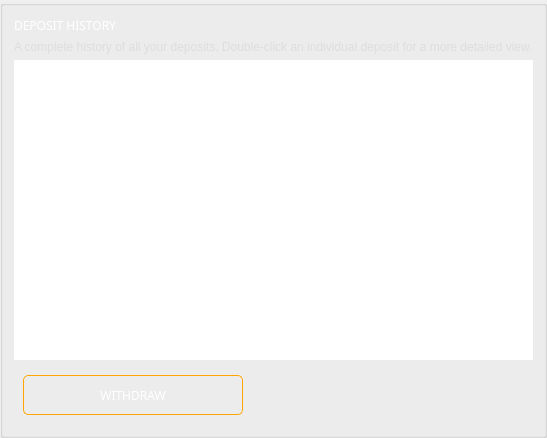
          <widget class="QGroupBox" name="groupBox_5">
           <property name="sizePolicy">
            <sizepolicy hsizetype="Expanding" vsizetype="Preferred">
             <horstretch>0</horstretch>
             <verstretch>0</verstretch>
            </sizepolicy>
           </property>
           <property name="styleSheet">
            <string notr="true"/>
           </property>
           <property name="title">
            <string/>
           </property>
           <layout class="QVBoxLayout" name="verticalLayout_2">
            <item>
             <widget class="QLabel" name="title_depositHistory">
              <property name="sizePolicy">
               <sizepolicy hsizetype="Expanding" vsizetype="Preferred">
                <horstretch>0</horstretch>
                <verstretch>0</verstretch>
               </sizepolicy>
              </property>
              <property name="font">
               <font>
                <family>Poppins</family>
               </font>
              </property>
              <property name="styleSheet">
               <string notr="true">color: #fff;
background: transparent;


border: none;
text-align: left;
</string>
              </property>
              <property name="text">
               <string>DEPOSIT HISTORY</string>
              </property>
             </widget>
            </item>
            <item>
             <widget class="QLabel" name="label_2">
              <property name="styleSheet">
               <string notr="true">color: #ddd;  
border: none;</string>
              </property>
              <property name="text">
               <string>A complete history of all your deposits. Double-click an individual deposit for a more detailed view.</string>
              </property>
             </widget>
            </item>
            <item>
             <widget class="QTreeView" name="m_depositView">
              <property name="minimumSize">
               <size>
                <width>300</width>
                <height>300</height>
               </size>
              </property>
              <property name="maximumSize">
               <size>
                <width>16777215</width>
                <height>16777215</height>
               </size>
              </property>
              <property name="font">
               <font>
                <family>Poppins</family>
               </font>
              </property>
              <property name="styleSheet">
               <string notr="true"/>
              </property>
              <property name="frameShape">
               <enum>QFrame::NoFrame</enum>
              </property>
              <property name="frameShadow">
               <enum>QFrame::Plain</enum>
              </property>
              <property name="midLineWidth">
               <number>0</number>
              </property>
              <property name="verticalScrollBarPolicy">
               <enum>Qt::ScrollBarAsNeeded</enum>
              </property>
              <property name="horizontalScrollBarPolicy">
               <enum>Qt::ScrollBarAsNeeded</enum>
              </property>
              <property name="sizeAdjustPolicy">
               <enum>QAbstractScrollArea::AdjustToContentsOnFirstShow</enum>
              </property>
              <property name="indentation">
               <number>0</number>
              </property>
              <property name="rootIsDecorated">
               <bool>false</bool>
              </property>
              <property name="sortingEnabled">
               <bool>true</bool>
              </property>
              <attribute name="headerShowSortIndicator" stdset="0">
               <bool>false</bool>
              </attribute>
             </widget>
            </item>
            <item>
             <widget class="QGroupBox" name="groupBox_10">
              <property name="sizePolicy">
               <sizepolicy hsizetype="Expanding" vsizetype="Minimum">
                <horstretch>0</horstretch>
                <verstretch>0</verstretch>
               </sizepolicy>
              </property>
              <property name="styleSheet">
               <string notr="true">border: none;</string>
              </property>
              <layout class="QHBoxLayout" name="horizontalLayout_1">
               <item>
                <widget class="QPushButton" name="b1_withdrawButton">
                 <property name="sizePolicy">
                  <sizepolicy hsizetype="Expanding" vsizetype="Fixed">
                   <horstretch>0</horstretch>
                   <verstretch>0</verstretch>
                  </sizepolicy>
                 </property>
                 <property name="minimumSize">
                  <size>
                   <width>220</width>
                   <height>40</height>
                  </size>
                 </property>
                 <property name="maximumSize">
                  <size>
                   <width>220</width>
                   <height>16777215</height>
                  </size>
                 </property>
                 <property name="font">
                  <font>
                   <family>Poppins</family>
                  </font>
                 </property>
                 <property name="styleSheet">
                  <string notr="true">QPushButton
{
    color: #fff;
    border: 1px solid orange;
    border-radius: 5px;
}

QPushButton:hover
{
    color: orange;
    border: 1px solid orange;
    border-radius: 5px;
}</string>
                 </property>
                 <property name="text">
                  <string>WITHDRAW</string>
                 </property>
                </widget>
               </item>
               <item>
                <widget class="QLabel" name="empty_align_2">
                 <property name="sizePolicy">
                  <sizepolicy hsizetype="Expanding" vsizetype="Minimum">
                   <horstretch>0</horstretch>
                   <verstretch>0</verstretch>
                  </sizepolicy>
                 </property>
                 <property name="styleSheet">
                  <string notr="true">border: none;</string>
                 </property>
                 <property name="text">
                  <string/>
                 </property>
                 <property name="alignment">
                  <set>Qt::AlignCenter</set>
                 </property>
                </widget>
               </item>
               <item>
                <widget class="QLabel" name="empty_align_3">
                 <property name="sizePolicy">
                  <sizepolicy hsizetype="Expanding" vsizetype="Minimum">
                   <horstretch>0</horstretch>
                   <verstretch>0</verstretch>
                  </sizepolicy>
                 </property>
                 <property name="styleSheet">
                  <string notr="true">border: none;</string>
                 </property>
                 <property name="text">
                  <string/>
                 </property>
                 <property name="alignment">
                  <set>Qt::AlignCenter</set>
                 </property>
                </widget>
               </item>
              </layout>
             </widget>
            </item>
           </layout>
          </widget>
